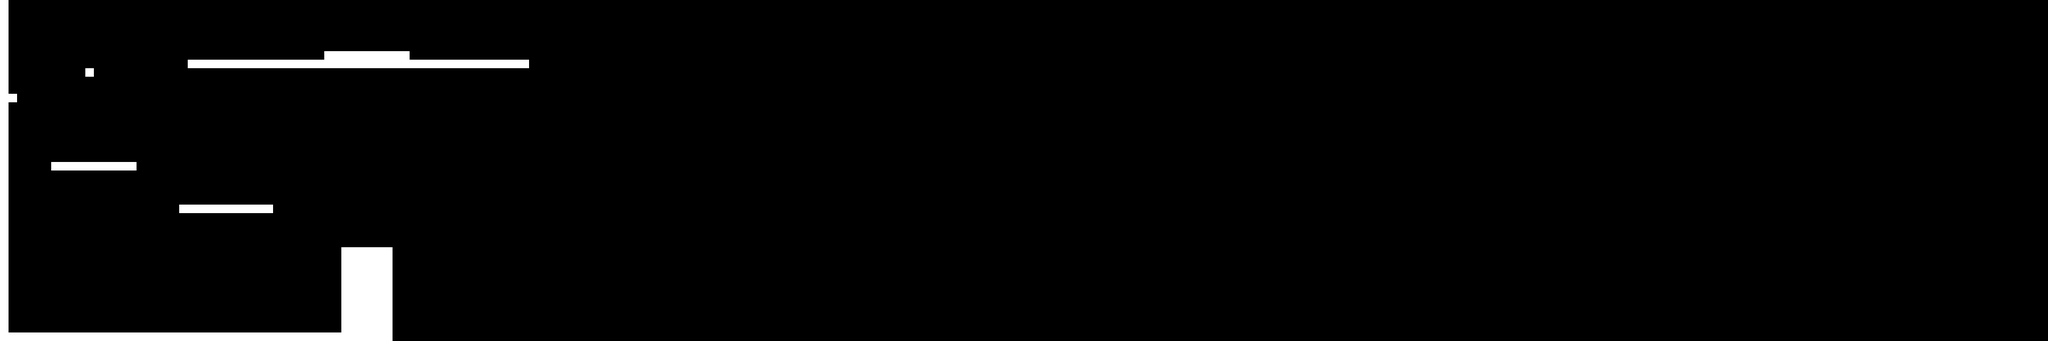

The image is a tile-based game level rendered from a .tmx file. Its description and source (layers, tilesets, objects; grid data summarised) follow:
An orthogonal 240x40 tile map with 16x16 px tiles, 1 tile layer (graphics) and 9 objects.

<map version="1.0" orientation="orthogonal" renderorder="right-down" width="240" height="40" tilewidth="16" tileheight="16" nextobjectid="18">
 <tileset firstgid="1" name="tileset" tilewidth="16" tileheight="16" tilecount="9">
  <image source="tileset.png" width="48" height="48" />
 </tileset>
 <layer name="graphics" width="240" height="40">
  <data>[9600 cells, 218 non-empty, 1 distinct tile ids]</data>
 </layer>
 <objectgroup name="ground">
  <object id="3" x="640" y="464" width="96" height="176" />
  <object id="4" x="16" y="624" width="624" height="16" />
  <object id="5" x="0" y="0" width="16" height="640" />
  <object id="6" x="96" y="304" width="160" height="16" />
  <object id="9" x="336" y="384" width="176" height="16" />
  <object id="10" x="352" y="112" width="640" height="16" />
  <object id="12" x="608" y="96" width="160" height="16" />
  <object id="14" x="16" y="176" width="16" height="16" />
  <object id="15" x="160" y="128" width="16" height="16" />
 </objectgroup>
</map>
